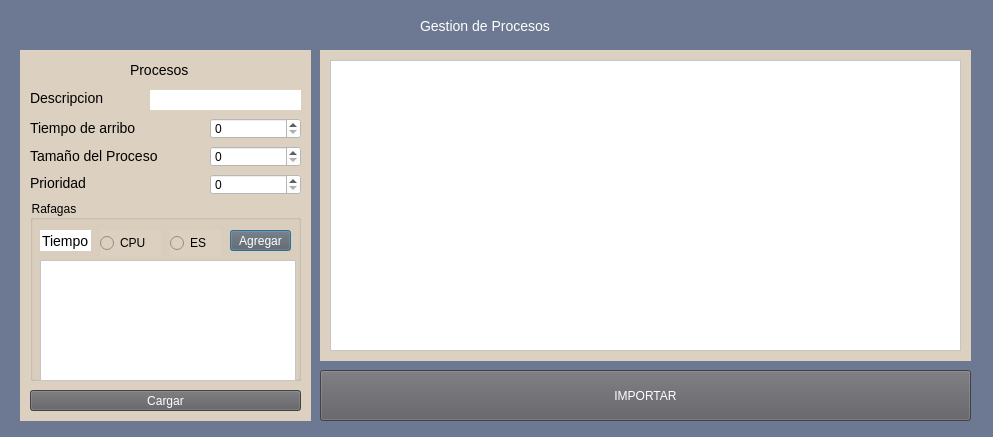
<?xml version="1.0" encoding="UTF-8"?>
<ui version="4.0">
 <class>CargadeProceso</class>
 <widget class="QDialog" name="CargadeProceso">
  <property name="geometry">
   <rect>
    <x>0</x>
    <y>0</y>
    <width>993</width>
    <height>437</height>
   </rect>
  </property>
  <property name="windowTitle">
   <string>Gestion de Procesos</string>
  </property>
  <property name="styleSheet">
   <string notr="true">QDialog{
background-color:#6d7993;
font-family: arial,verdana;
}
QLineEdit{
background-color:#b1a296;
border: 0;
font-size:14px;
height:30px;
}
QLabel{
color:white;
font-size:14px;
}
QPushButton#boton{
background-color:#00c07f;
color:white;
height:20px;
}
QPushButton#boton:hover{
background-color:#557a95;
color:white;
}
QTableWidget{
background-color: #b1a296;
}


</string>
  </property>
  <widget class="QLabel" name="labelGestProcesos">
   <property name="geometry">
    <rect>
     <x>420</x>
     <y>0</y>
     <width>171</width>
     <height>51</height>
    </rect>
   </property>
   <property name="font">
    <font>
     <pointsize>-1</pointsize>
    </font>
   </property>
   <property name="text">
    <string>Gestion de Procesos</string>
   </property>
  </widget>
  <widget class="QWidget" name="widgetContenedor" native="true">
   <property name="geometry">
    <rect>
     <x>20</x>
     <y>50</y>
     <width>951</width>
     <height>381</height>
    </rect>
   </property>
   <widget class="QWidget" name="widget_Procesos" native="true">
    <property name="geometry">
     <rect>
      <x>0</x>
      <y>-10</y>
      <width>291</width>
      <height>381</height>
     </rect>
    </property>
    <property name="styleSheet">
     <string notr="true">QWidget{

background-color:#dcd0c0;
}
QLabel{
color:black;
}
QPushButton{
background-color:#5d5c61;
color:white;

}
QPushButton:hover{
background-color:#062f4f;
color:white;
}</string>
    </property>
    <widget class="QLabel" name="label_Procesos">
     <property name="geometry">
      <rect>
       <x>110</x>
       <y>20</y>
       <width>71</width>
       <height>20</height>
      </rect>
     </property>
     <property name="font">
      <font>
       <pointsize>-1</pointsize>
      </font>
     </property>
     <property name="text">
      <string>Procesos</string>
     </property>
    </widget>
    <widget class="QLabel" name="label_Descripcion">
     <property name="geometry">
      <rect>
       <x>10</x>
       <y>50</y>
       <width>81</width>
       <height>16</height>
      </rect>
     </property>
     <property name="text">
      <string>Descripcion</string>
     </property>
    </widget>
    <widget class="QLabel" name="label_2">
     <property name="geometry">
      <rect>
       <x>10</x>
       <y>80</y>
       <width>131</width>
       <height>16</height>
      </rect>
     </property>
     <property name="text">
      <string>Tiempo de arribo</string>
     </property>
    </widget>
    <widget class="QLabel" name="label_TamProceso">
     <property name="geometry">
      <rect>
       <x>10</x>
       <y>108</y>
       <width>151</width>
       <height>16</height>
      </rect>
     </property>
     <property name="text">
      <string>Tamaño del Proceso</string>
     </property>
    </widget>
    <widget class="QLineEdit" name="lineEditDescrip">
     <property name="geometry">
      <rect>
       <x>130</x>
       <y>50</y>
       <width>151</width>
       <height>20</height>
      </rect>
     </property>
     <property name="styleSheet">
      <string notr="true">background-color:white;</string>
     </property>
    </widget>
    <widget class="QSpinBox" name="spinBoxTiempoarr">
     <property name="geometry">
      <rect>
       <x>190</x>
       <y>78</y>
       <width>91</width>
       <height>21</height>
      </rect>
     </property>
     <property name="styleSheet">
      <string notr="true">background-color:white;</string>
     </property>
    </widget>
    <widget class="QSpinBox" name="spinBoxTamProc">
     <property name="geometry">
      <rect>
       <x>190</x>
       <y>106</y>
       <width>91</width>
       <height>21</height>
      </rect>
     </property>
     <property name="styleSheet">
      <string notr="true">background-color:white;</string>
     </property>
    </widget>
    <widget class="QGroupBox" name="groupBox">
     <property name="geometry">
      <rect>
       <x>10</x>
       <y>160</y>
       <width>271</width>
       <height>181</height>
      </rect>
     </property>
     <property name="title">
      <string>Rafagas</string>
     </property>
     <widget class="QLineEdit" name="lineEdit_Tiempo">
      <property name="geometry">
       <rect>
        <x>10</x>
        <y>30</y>
        <width>51</width>
        <height>21</height>
       </rect>
      </property>
      <property name="styleSheet">
       <string notr="true">background-color:white;</string>
      </property>
      <property name="text">
       <string>Tiempo</string>
      </property>
     </widget>
     <widget class="QPushButton" name="pushButtonAgregarRafaga">
      <property name="geometry">
       <rect>
        <x>200</x>
        <y>30</y>
        <width>61</width>
        <height>21</height>
       </rect>
      </property>
      <property name="styleSheet">
       <string notr="true"/>
      </property>
      <property name="text">
       <string>Agregar</string>
      </property>
     </widget>
     <widget class="QTableWidget" name="tableWidgetRafaga">
      <property name="geometry">
       <rect>
        <x>10</x>
        <y>60</y>
        <width>256</width>
        <height>121</height>
       </rect>
      </property>
      <property name="styleSheet">
       <string notr="true">background-color:white;</string>
      </property>
      <attribute name="horizontalHeaderStretchLastSection">
       <bool>true</bool>
      </attribute>
     </widget>
     <widget class="QRadioButton" name="radioButtonCPU">
      <property name="geometry">
       <rect>
        <x>70</x>
        <y>30</y>
        <width>61</width>
        <height>26</height>
       </rect>
      </property>
      <property name="text">
       <string>CPU</string>
      </property>
     </widget>
     <widget class="QRadioButton" name="radioButtonES">
      <property name="geometry">
       <rect>
        <x>140</x>
        <y>30</y>
        <width>51</width>
        <height>26</height>
       </rect>
      </property>
      <property name="text">
       <string>ES</string>
      </property>
     </widget>
    </widget>
    <widget class="QPushButton" name="pushButtonCargar">
     <property name="geometry">
      <rect>
       <x>10</x>
       <y>350</y>
       <width>271</width>
       <height>21</height>
      </rect>
     </property>
     <property name="styleSheet">
      <string notr="true"/>
     </property>
     <property name="text">
      <string>Cargar</string>
     </property>
    </widget>
    <widget class="QLabel" name="label_TamProceso_2">
     <property name="geometry">
      <rect>
       <x>10</x>
       <y>134</y>
       <width>63</width>
       <height>17</height>
      </rect>
     </property>
     <property name="text">
      <string>Prioridad</string>
     </property>
    </widget>
    <widget class="QSpinBox" name="spinBoxPriori">
     <property name="geometry">
      <rect>
       <x>190</x>
       <y>134</y>
       <width>91</width>
       <height>21</height>
      </rect>
     </property>
     <property name="styleSheet">
      <string notr="true">background-color:white;</string>
     </property>
    </widget>
   </widget>
   <widget class="QWidget" name="widget_Ver" native="true">
    <property name="geometry">
     <rect>
      <x>300</x>
      <y>0</y>
      <width>651</width>
      <height>311</height>
     </rect>
    </property>
    <property name="styleSheet">
     <string notr="true">background-color:#dcd0c0;</string>
    </property>
    <widget class="QTableWidget" name="tableWidgetProcesos">
     <property name="geometry">
      <rect>
       <x>10</x>
       <y>10</y>
       <width>631</width>
       <height>291</height>
      </rect>
     </property>
     <property name="styleSheet">
      <string notr="true">background-color:white;</string>
     </property>
     <property name="rowCount">
      <number>0</number>
     </property>
     <property name="columnCount">
      <number>0</number>
     </property>
     <attribute name="horizontalHeaderStretchLastSection">
      <bool>true</bool>
     </attribute>
    </widget>
   </widget>
   <widget class="QPushButton" name="pushButtonImportar">
    <property name="geometry">
     <rect>
      <x>300</x>
      <y>320</y>
      <width>651</width>
      <height>51</height>
     </rect>
    </property>
    <property name="styleSheet">
     <string notr="true">QPushButton{
background-color:#5d5c61;
color:white;
height:20px;
}
QPushButton:hover{
background-color:#062f4f;
color:white;
}</string>
    </property>
    <property name="text">
     <string>IMPORTAR</string>
    </property>
   </widget>
  </widget>
 </widget>
 <resources/>
 <connections/>
</ui>
